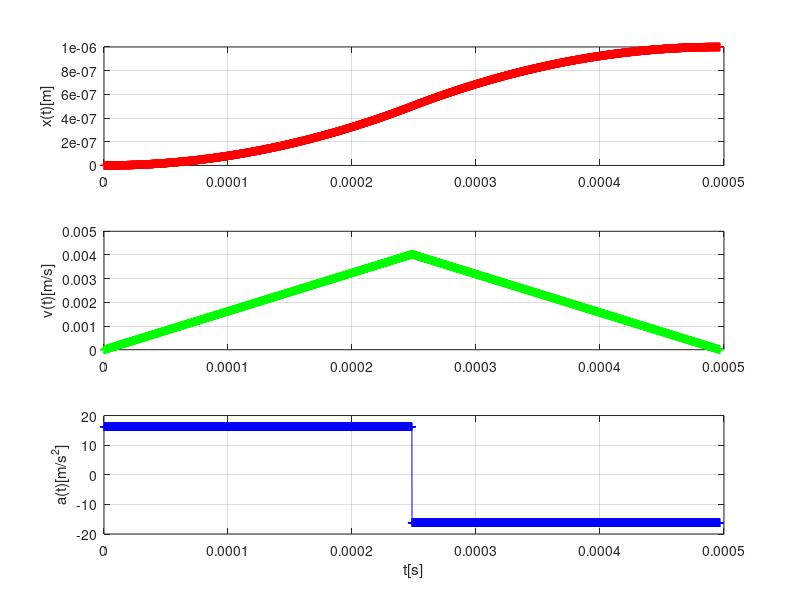

Write MATLAB code to recreate this figure.
% Implementation of a fastest track motion algorithm.
% 23.8.2018, Wayne Glettig
% Fastest track from x0 to xT, with the following given constraints:
%   vmax: maximum speed of travel 
%   amax: maximum acceleration
%   dmax: maximum deceleration
% The algorithm also takes in account start and end velocities v0 & vT
% And plots the result in (x,t), (v,t) and (a,t) plots.


%% INPUT PARAMETERS:
x0=0;  %Start position
v0=0;  %Start velocity

xT=1e-6; %Target position
vT=0;  %Target velocity

% Limits: Maximum allowed velocity and acceleration
vmax=0.5;       %Maxium allowed velocity
amax=16.21;     %Maximum acceleration
dmax=-amax;   %Maximum deceleration

t0=0;     %Start time 
dt=0.0000001;  %time step

%% CALCULATE PROFILE:
% First, we set the motion direction, depending on start and end positions. 
% Here we also make the algorithm immune to vmax, amax & dmax signs.
dir=sign(xT-x0);
amax = dir*abs(amax);
dmax = -dir*abs(dmax);
vmax = dir*abs(vmax);

% The motion profile is comprised of three phases:
% 1) Acceleration phase with full amax acceleration
% 2) Constant velocity phase with vmax
% 3) Deceleration phase with full dmax deceleration

% Now if the distance is too short to be able to accelerate up to vmax, 
% there is no constant velocity phase (phase 2).
% Let's calculate the displacement required to accelerate (v0->vmax) and 
% deccelerate (vmax->vT):
s_acc  = v0*(vmax-v0)/amax + (vmax-v0)^2/2/amax;
s_decc = vmax*(vT-vmax)/dmax + (vT-vmax)^2/2/dmax;

% Let's see if s_acc and s_decc fit within the required displacement xT-x0.
if (abs(xT-x0)<abs(s_acc+s_decc))
    %So, if it doesnt fit, an intermediate vlim is targeted, which is a 
    %local vmax to accelerate to, until it's time to decelerate.
    vlim = dir*sqrt((v0^2/2/amax - vT^2/2/dmax + xT - x0)/(1/2/amax - 1/2/dmax));
    %Also, the constant velocity phase is over a distance of zero.
    s_vconst = 0;
    % Recalculate the effective displacements using vlim instead of vmax
    s_acc  = v0*(vlim-v0)/amax + (vlim-v0)^2/2/amax
    s_decc = vlim*(vT-vlim)/dmax + (vT-vlim)^2/2/dmax;
else
    vlim =vmax;
    %The constant velocity distance is the remaining distance.
    s_vconst = (xT-x0)-(s_acc+s_decc);
end


% So now the distances have been established, let's look at the times.
% t0 --acceleration--> t1 --vconst--> t2 --deceleration--> t3
%         t_acc            t_vconst           t_decc
%
t_acc = (vlim-v0)/amax;
t_decc = (vT-vlim)/dmax;
t_vconst = s_vconst/vlim;

t1 = t0 + t_acc;
t2 = t1 + t_vconst;
t3 = t2 + t_decc;



%% STEP THROUGH PROFILE WITH GIVEN SAMPLE RATE:
%Vectors for results
T = t0:dt:t3;
X = zeros(length(T),1);
V = zeros(length(T),1);
A = zeros(length(T),1);

for (i = 1:length(T))
   t = T(i);
   if (t < t1) %acceleration phase
       a= amax;
       v= v0 + a*(t-t0);
       x= x0 + v0*(t-t0) + 1/2*a*(t-t0)^2;
   elseif (t < t2) %constant v phase
       a= 0;
       v= vlim;
       x= x0 + s_acc + v*(t-t1);
   elseif (t < t3) %deceleration phase
       a=dmax;
       v= vlim + a*(t-t2);
       x= x0 + s_acc + s_vconst + vlim*(t-t2) +1/2*a *(t-t2)^2;
   end
   %Write to vectors
   X(i)=x;
   V(i)=v;
   A(i)=a;
end


%% PLOT CURVES:    
subplot (3,1,1);
plot(T, X,'r+-');
hold on;
grid on;
ylabel('x(t)[m]');

subplot (3,1,2);
plot(T, V,'g+-');
hold on;
grid on;
ylabel('v(t)[m/s]');

subplot (3,1,3);
plot(T, A,'b+-');
hold on;
grid on;
ylabel('a(t)[m/s^2]');
xlabel('t[s]');
